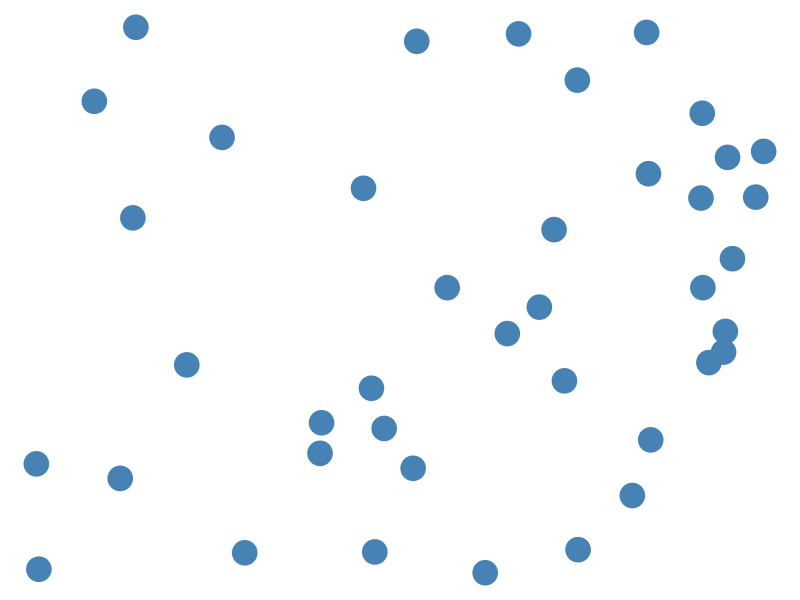
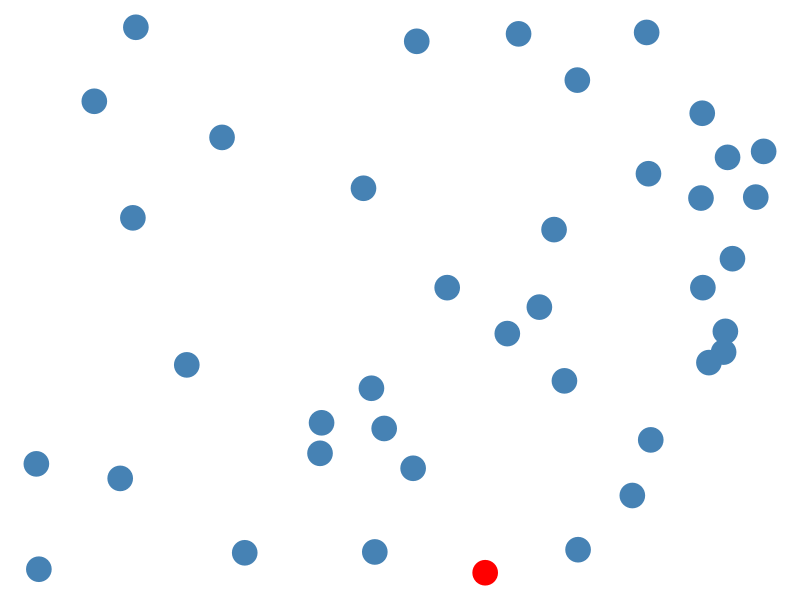
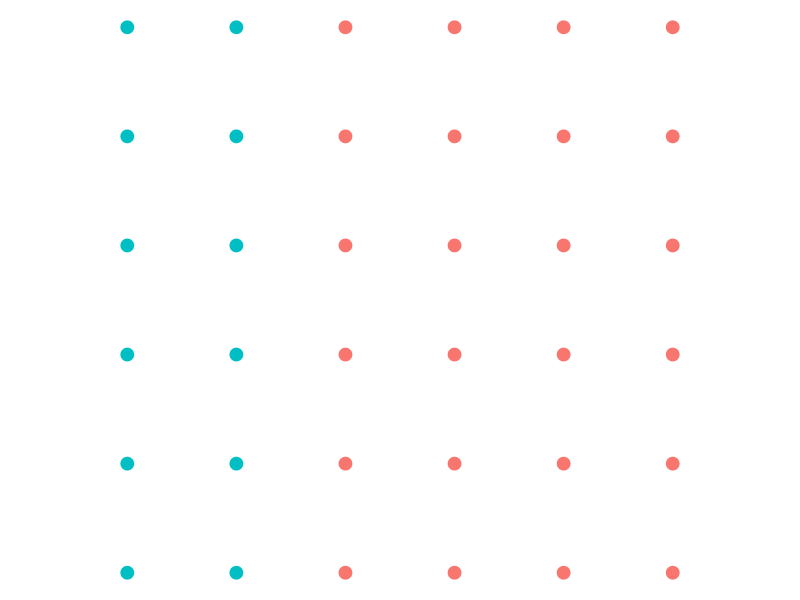
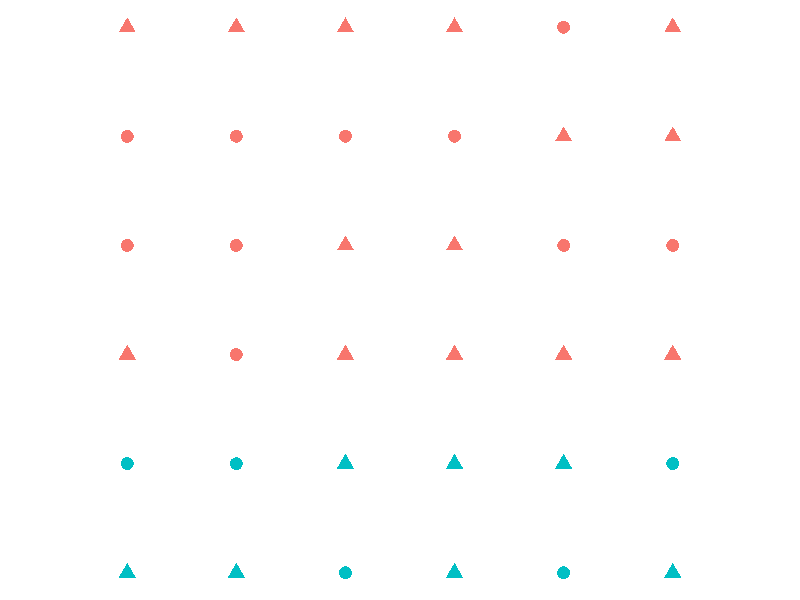
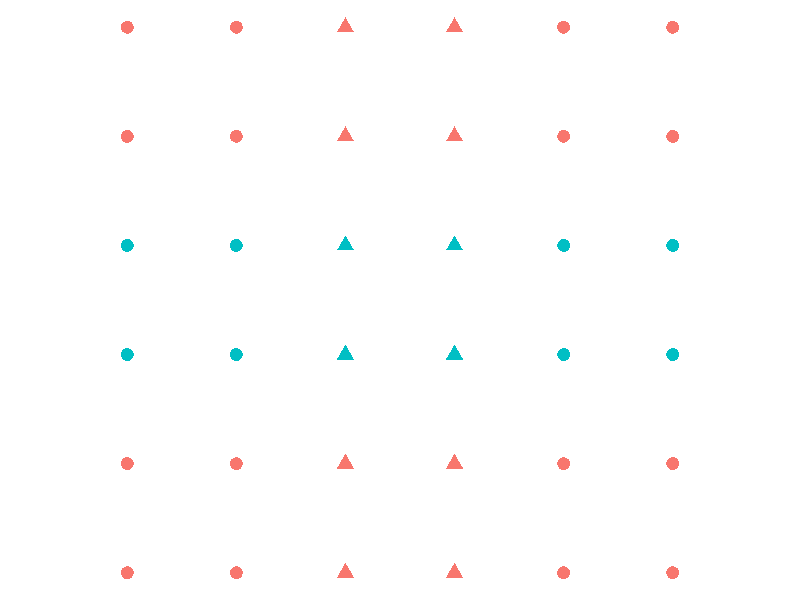
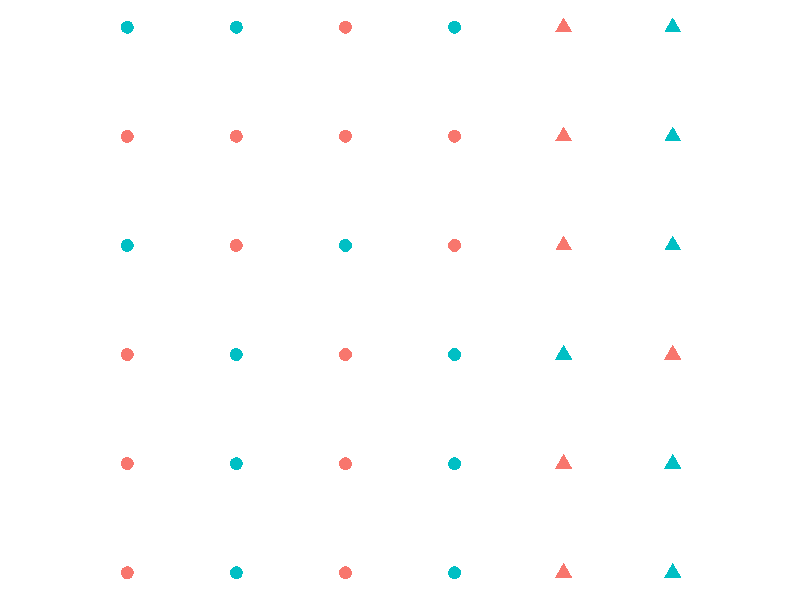
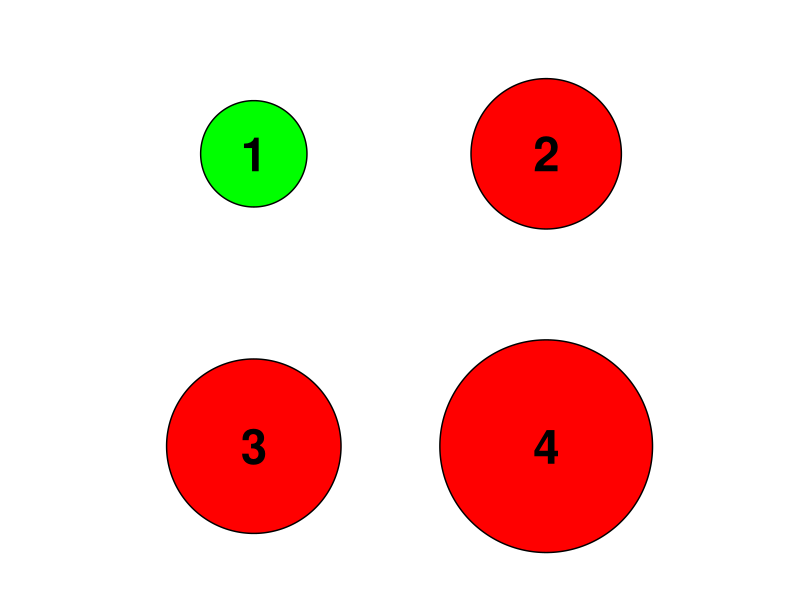
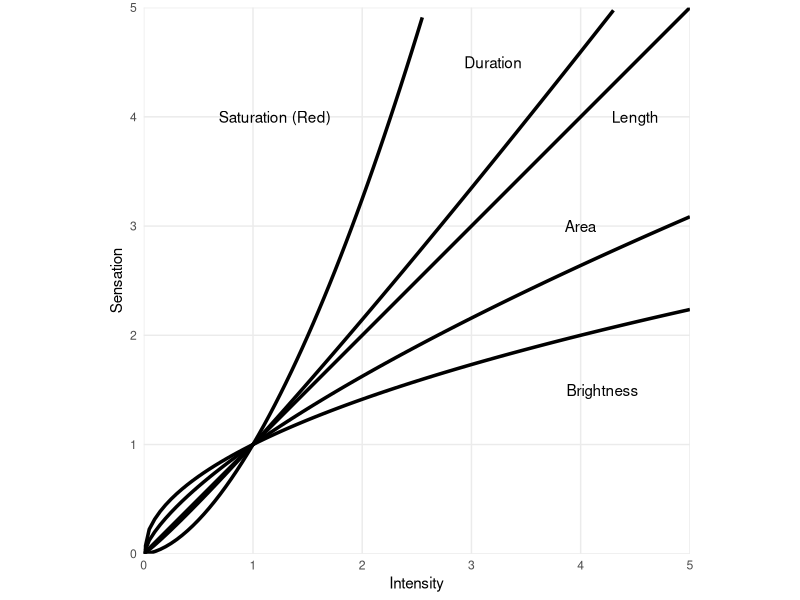

Write the R code that produced these figures, in order.
## ---- chunk 1
library(patchwork)
library(tidyverse)
## ---- chunk 2
#| layout-ncol: 2
set.seed(42)
points = 40
coords <- data.frame(x = runif(n = points, min = 0, max = 1),
                     y = runif(n = points, min = 0, max = 1),
                     color = c(rep(F,times = points - 1),T))

no_red <- coords |> ggplot(aes(x, y)) +
    geom_point(size = 8, show.legend = F, color = "steelblue") +
    theme_void() +
    coord_cartesian(clip = "off") 

with_red <- coords |> ggplot(aes(x, y, color = color)) +
    geom_point(size = 8, show.legend = F) +
    theme_void() +
    coord_cartesian(clip = "off") +
    scale_color_manual(values = c("steelblue","red"))

no_red
with_red
## ---- chunk 3
color_points <- complete(tibble(x = 1:6, y = 1:6), x, y) %>%
  mutate(color = ifelse(x >= 1 & x <=2, T,F)) %>%
  ggplot(aes(x,y, color = color)) + 
  geom_point(size = 4, show.legend = F) +
  xlim(c(1,6)) +
  ylim(c(1,6)) +
  coord_fixed(ratio = 1, expand = T, clip = "off") +
  theme_void()

color_shape_points <- complete(tibble(x = 1:6, y = 1:6), x, y) %>%
  mutate(color = ifelse(y > 2 & y < 5, T,F)) %>%
  mutate(shape = ifelse(x > 2 & x < 5, T,F)) %>%
  ggplot(aes(x,y, color = color, shape = shape)) + 
  geom_point(size = 4, show.legend = F) +
  xlim(c(1,6)) +
  ylim(c(1,6)) +
  coord_fixed(ratio = 1, expand = T, clip = "off") +
  theme_void()

color_mix_shape_points <-complete(tibble(x = 1:6, y = 1:6), x, y) %>%
  mutate(color = ifelse(y <= 2, T,F)) %>%
  mutate(shape = ifelse(sample(0:1,size = nrow(.),replace = TRUE), T,F)) %>%
  ggplot(aes(x,y, color = color, shape = shape)) + 
  geom_point(size = 4, show.legend = F) +
  xlim(c(1,6)) +
  ylim(c(1,6)) +
  coord_fixed(ratio = 1, expand = T, clip = "off") +
  theme_void()

mix_color_shape_points <- complete(tibble(x = 1:6, y = 1:6), x, y) %>%
  mutate(shape = ifelse(x >= 5, T,F)) %>%
  mutate(color = ifelse(sample(0:1,size = nrow(.),replace = TRUE), T,F)) %>%
  ggplot(aes(x,y, color = color, shape = shape)) + 
  geom_point(size = 4, show.legend = F) +
  xlim(c(1,6)) +
  ylim(c(1,6)) +
  coord_fixed(ratio = 1, expand = T, clip = "off") +
  theme_void()
## ---- chunk 4
#| label: fig-feature-hierarchy
#| fig-cap: "Examples for Feature Hierarchy"
#| fig-subcap: 
#|   - ""
#|   - ""
#|   - ""
#|   - ""
#| layout-ncol: 2

color_points
color_mix_shape_points
color_shape_points
mix_color_shape_points

## ---- chunk 5
make_a_circle <- function(radius, color, label){
  ggplot() + 
  xlim(c(0,5)) +
  ylim(c(0,5)) +
  coord_fixed(ratio = 1, expand = T)+
  theme_void() +
  ggforce::geom_circle(aes(x0 = 2.5, y0 = 2.5 ,r= radius), fill=color) +
  geom_text(aes(x = 2.5, y = 2.5, label = label), fontface = "bold", color = "black", size = 12)
}  

# Original
circle_1 <- make_a_circle(radius=1, color = "green", label = 1)

# Area
circle_2 <- make_a_circle(radius=1*sqrt(2), color = "red", label = 2)

# Steven's Law
circle_3 <- make_a_circle(radius=1*sqrt(2)^(1/0.7), color = "red", label = 3)

# Radius
circle_4 <- make_a_circle(radius=1*2, color = "red", label = 4)

circle_1 + circle_2 + circle_3 + circle_4

## ---- chunk 6
stevens_function_factory <- function(b) {
    function(x) {
        1 * x ^ b
    }
}

# stevens_data <- tribble(
#   ~category, ~b, ~x, ~y,
#   "Saturation (Red)", 1.7, 2,4,
#   "Sweetness", 1.3, 2,3,
#   "Length", 1, 4.5,4,
#   "Area", 0.7, 1,2,
#   "Brightness", 0.5, 2,4,
#   "Heaviness", 1.45, 4,5,
#   "Duration", 1.1, 5,5
# )
# 
# 
# stevens_functions[[3]](5)
# stevens_function_factory(2)(2)
# 
# stevens_data["function"] <- list(stevens_functions)

plot_functions <- function(x,y,b,category) {
    list(
    list(geom_function(fun = stevens_function_factory(b), linewidth = 1.2)),
    list(geom_text(aes(x=x,y=y, label = category)))
    )
}

stevens_data <- tribble(
  ~category, ~b, ~x, ~y,
  "Saturation (Red)", 1.7, 1.2, 4,
  "Length", 1, 4.5, 4,
  "Area", 0.7, 4, 3,
  "Brightness", 0.5, 4.2, 1.5,
  "Duration", 1.1, 3.2, 4.5
)
ggplot() +
    ylim(0,5) +
    pmap(stevens_data,plot_functions)+
    xlim(0,5) +
    coord_fixed(ratio = 1, expand = F) + 
    theme_minimal() +
    labs(x="Intensity", y = "Sensation") + 
    theme(panel.grid.minor = element_blank())
    

    

## ---- chunk 7
circle_comparison <- tribble(
  ~number, ~area, 
  1, 100,
  2, 400,
  3, 900,
  4, 1600,
) %>%
  mutate(x = 1, 
         r = sqrt(area/pi),
         adj_area = .98365*100*(area/100)^(1/0.87),
         adj_r = sqrt(adj_area/pi),
         y = r,
         adj_y = adj_r,
         ) %>%
  arrange(desc(area))

custom_colors <- c("Piggy Pink" = "#F7DAE5",
                   "Old Lace" = "#FFF2E1",
                   "Columbia Blue" = "#C3E2E6",
                   "Languid Lavender" = "#D0CCE0")

actual_circles <- circle_comparison %>% 
  ggplot() + 
  ylim(c(0,56)) +
  xlim(c(-28,28)) +
  coord_fixed(ratio = 1, expand = T)+
  theme_void()+
  ggforce::geom_circle(aes(x0 = 0, y0 = y, r= r, fill = number), show.legend = F) +
  geom_label(aes(x=0, y = 2*y-4, label = area)) +
  scale_fill_continuous(type = "viridis")

adjusted_circles <- circle_comparison %>% 
  ggplot() + 
  ylim(c(0,56)) +
  xlim(c(-28,28)) +
  coord_fixed(ratio = 1, expand = T)+
  theme_void()+
  ggforce::geom_circle(aes(x0 = 0, y0 = adj_y, r= adj_r, fill = number), show.legend = F) +
  geom_label(aes(x=0, y = 2*adj_y-4, label = area)) +
  scale_fill_continuous(type = "viridis")

actual_circles + adjusted_circles

# source https://files.eric.ed.gov/fulltext/ED045469.pdf
## ---- chunk 8
#| echo: false
group1 <- tibble(x = runif(10, 0, 3)+7,
                 y = runif(10, 0, 3),
                 group = 1)
group2 <- tibble(x = runif(10, 0, 3),
                 y = runif(10, 0, 3)+6,
                 group = 2)
bind_rows(group1, group2) %>%
  ggplot(aes(x,y)) + 
  geom_point(size = 4, color = "steelblue") +
  theme_void() +
  xlim(0,10) +
  ylim(0,10)
## ---- chunk 9
#| echo: false
group1 <- tibble(x = runif(10, 0, 10),
                 y = runif(10, 0, 10),
                 group = "1")
group2 <- tibble(x = runif(10, 0, 10),
                 y = runif(10, 0, 10),
                 group = "2")
bind_rows(group1, group2) %>%
  ggplot(aes(x,y, shape = group)) + 
  geom_point(size = 4, show.legend = F, color = "steelblue") +
  theme_void() +
  xlim(0,10) +
  ylim(0,10)

## ---- chunk 10
#| echo: false
set.seed(4249)
tibble(
  x = runif(20, 0, 10),
  y = runif(20, 0, 10)
) %>%
  ggplot(aes(x, y)) +
  ggforce::geom_ellipse((aes(x0 = 6.5, y0 = 7, a = 3, b = 3, angle = 0)), fill = "lightblue", color = "white") +
  geom_point(size = 4, show.legend = F, color = "steelblue") +
  theme_void() +
  xlim(0, 10) +
  ylim(0, 10)
## ---- chunk 11
#| echo: false
set.seed(228)
tibble(
  x = runif(20, 0, 10),
  y = runif(20, 0, 10)
) %>%
  ggplot() +
  geom_point(aes(x, y),size = 4, show.legend = F, color = "steelblue") +
  geom_text(aes(x = 7, y = 4, label = "(       )"), size = 30, fontface = "plain", color = "red") +
theme_void() +
  xlim(0, 10) +
  ylim(0, 10) 
## ---- chunk 12
#| echo: false
set.seed(1337)

group1 <- tibble(x = runif(15, 0, 10),
                 y = runif(15, 0, 10),
                 group = 1)
group2 <- tibble(x = runif(6, 0, 10),
                 y = runif(6, 0, 10),
                 group = 2)

bind_rows(group1, group2) %>%
  ggplot(aes(x, y)) +
  geom_line(data = group2, aes(group = group), linewidth =1.5, color = "red") +
  geom_point(size = 5, show.legend = F, color = "steelblue") +
  theme_void() +
  xlim(0, 10) +
  ylim(0, 10)
